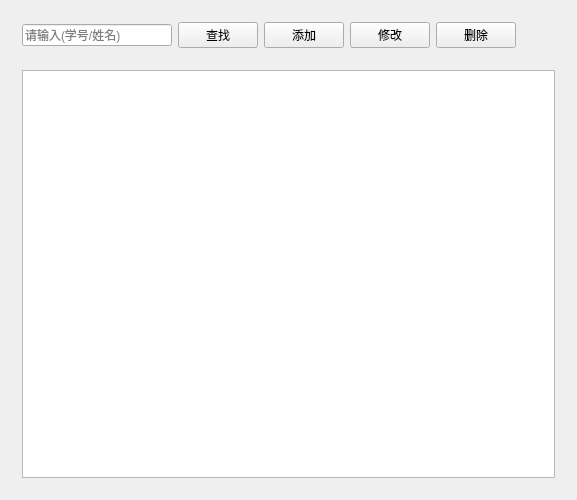
<?xml version="1.0" encoding="UTF-8"?>
<ui version="4.0">
 <class>widget</class>
 <widget class="QWidget" name="widget">
  <property name="geometry">
   <rect>
    <x>0</x>
    <y>0</y>
    <width>577</width>
    <height>500</height>
   </rect>
  </property>
  <property name="windowTitle">
   <string>StudentScoreManager</string>
  </property>
  <layout class="QVBoxLayout" name="verticalLayout">
   <property name="spacing">
    <number>0</number>
   </property>
   <item>
    <widget class="QWidget" name="Head" native="true">
     <layout class="QHBoxLayout" name="horizontalLayout">
      <item>
       <widget class="QLineEdit" name="SearchEdit">
        <property name="minimumSize">
         <size>
          <width>150</width>
          <height>0</height>
         </size>
        </property>
        <property name="maximumSize">
         <size>
          <width>150</width>
          <height>16777215</height>
         </size>
        </property>
        <property name="placeholderText">
         <string>请输入(学号/姓名)</string>
        </property>
       </widget>
      </item>
      <item>
       <widget class="QPushButton" name="SearchBtn">
        <property name="text">
         <string>查找</string>
        </property>
       </widget>
      </item>
      <item>
       <widget class="QPushButton" name="InsertBtn">
        <property name="text">
         <string>添加</string>
        </property>
       </widget>
      </item>
      <item>
       <widget class="QPushButton" name="UpdateBtn">
        <property name="text">
         <string>修改</string>
        </property>
       </widget>
      </item>
      <item>
       <widget class="QPushButton" name="DeleteBtn">
        <property name="text">
         <string>删除</string>
        </property>
       </widget>
      </item>
      <item>
       <spacer name="horizontalSpacer">
        <property name="orientation">
         <enum>Qt::Orientation::Horizontal</enum>
        </property>
        <property name="sizeHint" stdset="0">
         <size>
          <width>81</width>
          <height>20</height>
         </size>
        </property>
       </spacer>
      </item>
     </layout>
    </widget>
   </item>
   <item>
    <widget class="QWidget" name="Body" native="true">
     <layout class="QHBoxLayout" name="horizontalLayout_2">
      <item>
       <widget class="QTableWidget" name="TableWidget"/>
      </item>
     </layout>
    </widget>
   </item>
  </layout>
 </widget>
 <layoutdefault spacing="6" margin="11"/>
 <resources/>
 <connections/>
</ui>
